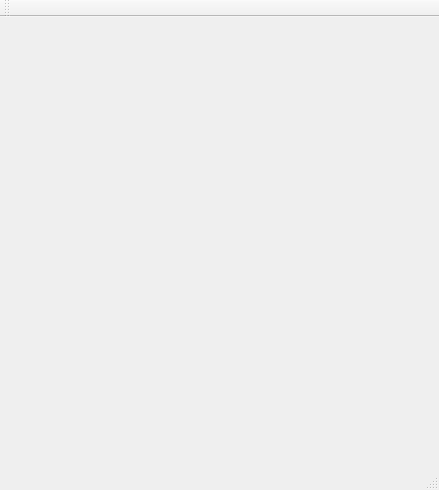
<?xml version="1.0" encoding="UTF-8"?>
<ui version="4.0">
 <class>MainWindow</class>
 <widget class="QMainWindow" name="MainWindow">
  <property name="geometry">
   <rect>
    <x>0</x>
    <y>0</y>
    <width>439</width>
    <height>490</height>
   </rect>
  </property>
  <property name="windowTitle">
   <string>Terminal v1.0</string>
  </property>
  <widget class="QWidget" name="centralWidget"/>
  <widget class="QMenuBar" name="menuBar">
   <property name="geometry">
    <rect>
     <x>0</x>
     <y>0</y>
     <width>439</width>
     <height>21</height>
    </rect>
   </property>
  </widget>
  <widget class="QToolBar" name="mainToolBar">
   <attribute name="toolBarArea">
    <enum>TopToolBarArea</enum>
   </attribute>
   <attribute name="toolBarBreak">
    <bool>false</bool>
   </attribute>
  </widget>
  <widget class="QStatusBar" name="statusBar"/>
 </widget>
 <layoutdefault spacing="6" margin="11"/>
 <resources/>
 <connections/>
</ui>
